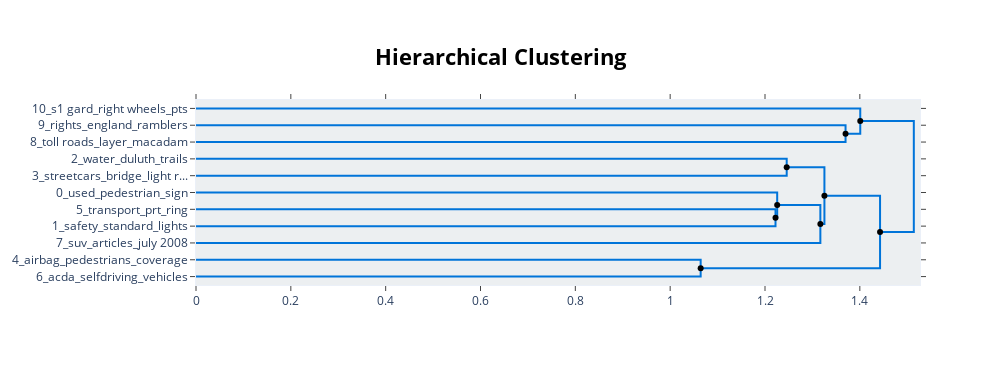

Notebook cell for this chart:
### Code cell
topic_model.visualize_hierarchy(hierarchical_topics=hierarchical_topics)

### Figure 1 — Plotly figure (JSON) as saved in the notebook; plotly's stock layout.template omitted (floating-point values rounded to 4 significant figures)
{"data": [{"hoverinfo": "text", "marker": {"color": "rgb(0,116,217)"}, "mode": "lines", "text": ["toll roads_layer_macadam_tar_scales", "", "", "rights_england_ramblers_definitive_ashanti"], "type": "scatter", "x": [0, 1.37, 1.37, 0], "xaxis": "x", "y": [-15, -15, -25, -25], "yaxis": "y"}, {"hoverinfo": "text", "marker": {"color": "rgb(0,116,217)"}, "mode": "lines", "text": ["s1 gard_right wheels_pts_bernoullis principle_object greater", "", "", "rights way_england_toll roads_footpath_ashanti"], "type": "scatter", "x": [0, 1.401, 1.401, 1.37], "xaxis": "x", "y": [-5, -5, -20, -20], "yaxis": "y"}, {"hoverinfo": "text", "marker": {"color": "rgb(0,116,217)"}, "mode": "lines", "text": ["water_duluth_trails_built_tanana", "", "", "streetcars_bridge_light rail_new_tram"], "type": "scatter", "x": [0, 1.246, 1.246, 0], "xaxis": "x", "y": [-35, -35, -45, -45], "yaxis": "y"}, {"hoverinfo": "text", "marker": {"color": "rgb(0,116,217)"}, "mode": "lines", "text": ["transport_prt_ring_cities_frontage roads", "", "", "safety_standard_lights_available_volvo"], "type": "scatter", "x": [0, 1.222, 1.222, 0], "xaxis": "x", "y": [-65, -65, -75, -75], "yaxis": "y"}, {"hoverinfo": "text", "marker": {"color": "rgb(0,116,217)"}, "mode": "lines", "text": ["used_pedestrian_sign_roads_limit", "", "", "safety_rear_transport_standard_lights"], "type": "scatter", "x": [0, 1.226, 1.226, 1.222], "xaxis": "x", "y": [-55, -55, -70, -70], "yaxis": "y"}, {"hoverinfo": "text", "marker": {"color": "rgb(0,116,217)"}, "mode": "lines", "text": ["used_safety_new_signs_car", "", "", "suv_articles_july 2008_bridges_university"], "type": "scatter", "x": [1.226, 1.317, 1.317, 0], "xaxis": "x", "y": [-62.5, -62.5, -85, -85], "yaxis": "y"}, {"hoverinfo": "text", "marker": {"color": "rgb(0,116,217)"}, "mode": "lines", "text": ["new_transit_station_streetcars_avenue", "", "", "used_safety_drivers_states_signs"], "type": "scatter", "x": [1.246, 1.325, 1.325, 1.317], "xaxis": "x", "y": [-40, -40, -73.75, -73.75], "yaxis": "y"}, {"hoverinfo": "text", "marker": {"color": "rgb(0,116,217)"}, "mode": "lines", "text": ["airbag_pedestrians_coverage_electric_automated", "", "", "acda_selfdriving_vehicles_safe speed_rule"], "type": "scatter", "x": [0, 1.064, 1.064, 0], "xaxis": "x", "y": [-95, -95, -105, -105], "yaxis": "y"}, {"hoverinfo": "text", "marker": {"color": "rgb(0,116,217)"}, "mode": "lines", "text": ["used_new_bridge_speed_pedestrian", "", "", "vehicles_airbag_automated_selfdriving_level"], "type": "scatter", "x": [1.325, 1.443, 1.443, 1.064], "xaxis": "x", "y": [-56.88, -56.88, -100, -100], "yaxis": "y"}, {"hoverinfo": "text", "marker": {"color": "rgb(0,116,217)"}, "mode": "lines", "text": ["rights_toll roads_footpath_ashanti_layer", "", "", "used_new_safety_pedestrian_roads"], "type": "scatter", "x": [1.401, 1.514, 1.514, 1.443], "xaxis": "x", "y": [-12.5, -12.5, -78.44, -78.44], "yaxis": "y"}, {"hoverinfo": "text", "hovertext": ["used_safety_new_signs_car", "new_transit_station_streetcars_avenue", "used_new_bridge_speed_pedestrian", "rights_toll roads_footpath_ashanti_layer"], "marker": {"color": "black"}, "mode": "markers", "showlegend": false, "type": "scatter", "x": [1.226, 1.246, 1.325, 1.401], "y": [-62.5, -40, -56.88, -12.5]}, {"hoverinfo": "text", "hovertext": ["rights way_england_toll roads_footpath_ashanti", "safety_rear_transport_standard_lights", "used_safety_drivers_states_signs", "vehicles_airbag_automated_selfdriving_level", "used_new_safety_pedestrian_roads"], "marker": {"color": "black"}, "mode": "markers", "showlegend": false, "type": "scatter", "x": [1.37, 1.222, 1.317, 1.064, 1.443], "y": [-20, -70, -73.75, -100, -78.44]}], "layout": {"autosize": false, "height": 365, "hoverlabel": {"bgcolor": "white", "font": {"family": "Rockwell", "size": 16}}, "hovermode": "closest", "plot_bgcolor": "#ECEFF1", "showlegend": false, "title": {"font": {"color": "Black", "size": 22}, "text": "<b>Hierarchical Clustering", "x": 0.5, "xanchor": "center", "yanchor": "top"}, "width": 1000, "xaxis": {"mirror": "allticks", "rangemode": "tozero", "showgrid": false, "showline": true, "showticklabels": true, "ticks": "outside", "type": "linear", "zeroline": false}, "yaxis": {"mirror": "allticks", "range": [-110, 0], "rangemode": "tozero", "showgrid": false, "showline": true, "showticklabels": true, "tickmode": "array", "ticks": "outside", "ticktext": ["10_s1 gard_right wheels_pts", "9_rights_england_ramblers", "8_toll roads_layer_macadam", "2_water_duluth_trails", "3_streetcars_bridge_light r...", "0_used_pedestrian_sign", "5_transport_prt_ring", "1_safety_standard_lights", "7_suv_articles_july 2008", "4_airbag_pedestrians_coverage", "6_acda_selfdriving_vehicles"], "tickvals": [-5, -15, -25, -35, -45, -55, -65, -75, -85, -95, -105], "type": "linear", "zeroline": false}}}
